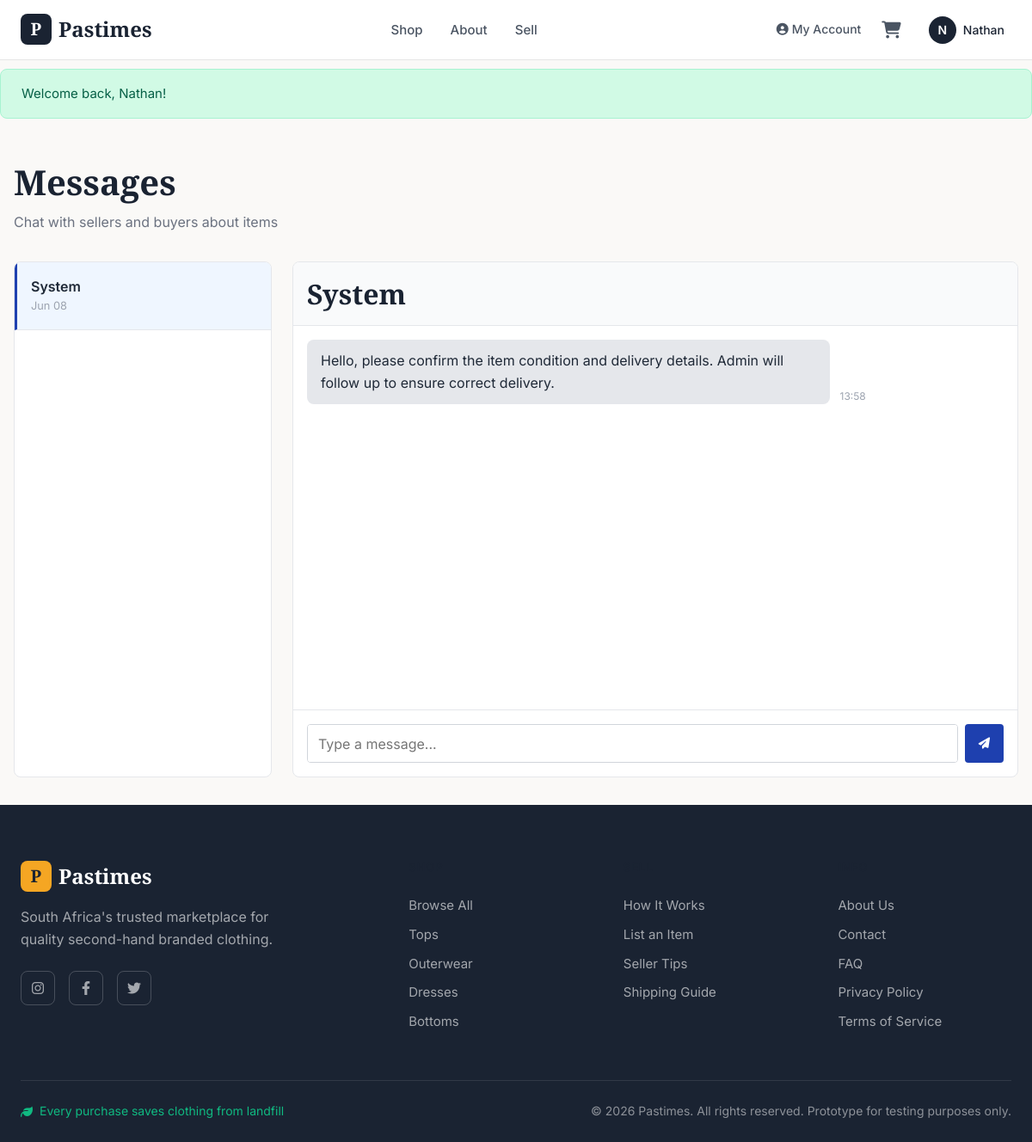
/Pastimes/messages.php?user=21 (signed in), run on the app's committed database.
### tables this page shows
CREATE TABLE `tbluser` (
  `userID` int(11) NOT NULL,
  `fullName` varchar(100) NOT NULL,
  `email` varchar(150) NOT NULL,
  `username` varchar(50) NOT NULL,
  `passwordHash` varchar(255) NOT NULL,
  `role` enum('buyer','seller','both') DEFAULT 'buyer',
  `status` enum('pending','active','suspended') DEFAULT 'pending',
  `address` text DEFAULT NULL,
  `city` varchar(100) DEFAULT NULL,
  `postalCode` varchar(20) DEFAULT NULL,
  `phone` varchar(20) DEFAULT NULL,
  `profilePic` varchar(255) DEFAULT 'images/default-avatar.png',
  `createdAt` timestamp NOT NULL DEFAULT current_timestamp()
);

CREATE TABLE `tblmessages` (
  `messageID` int(11) NOT NULL,
  `senderID` int(11) NOT NULL,
  `receiverID` int(11) NOT NULL,
  `clothingID` int(11) DEFAULT NULL,
  `subject` varchar(200) DEFAULT NULL,
  `messageBody` text NOT NULL,
  `isRead` tinyint(1) DEFAULT 0,
  `sentAt` timestamp NOT NULL DEFAULT current_timestamp()
);

### Pastimes/messages.php (the view, shortened to what this page needs)
<?php
require_once 'includes/DBConn.php';
$userID = $_SESSION['userID'];
$selectedUserID = isset($_GET['user']) ? (int)$_GET['user'] : null;
$stmt = $conn->prepare("
    SELECT DISTINCT
        CASE WHEN senderID = ? THEN receiverID ELSE senderID END as otherUserID,
        u.fullName, u.username,
        MAX(sentAt) as lastMessage
    FROM tblMessages
    JOIN tblUser u ON u.userID = CASE WHEN senderID = ? THEN receiverID ELSE senderID END
    WHERE senderID = ? OR receiverID = ?
    GROUP BY otherUserID, u.fullName, u.username
    ORDER BY lastMessage DESC
");
$stmt->bind_param('iiii', $userID, $userID, $userID, $userID);
$stmt->execute();
$conversationsResult = $stmt->get_result();
$conversations = $conversationsResult->fetch_all(MYSQLI_ASSOC);
$messages = [];
if ($selectedUserID) {
    $stmt = $conn->prepare("
        SELECT m.*, u.fullName, u.username
        FROM tblMessages m
        JOIN tblUser u ON m.senderID = u.userID
        WHERE (senderID = ? AND receiverID = ?) OR (senderID = ? AND receiverID = ?)
        ORDER BY sentAt ASC
    ");
    $stmt->bind_param('iiii', $userID, $selectedUserID, $selectedUserID, $userID);
    $stmt->execute();
    $messagesResult = $stmt->get_result();
    $messages = $messagesResult->fetch_all(MYSQLI_ASSOC);
}
?>
<!DOCTYPE html>
<html lang="en">
<head>
    <link rel="stylesheet" href="https://cdnjs.cloudflare.com/ajax/libs/font-awesome/6.4.0/css/all.min.css">
    <link rel="stylesheet" href="css/style.css">
</head>
<body>
    <?php include 'includes/header.php'; ?>
    <main class="container" style="max-width: 1200px; margin: 0 auto; padding: 2rem 1rem;">
        <h1 style="margin: 0 0 0.5rem 0;">Messages</h1>
        <p style="color: #6b7280; margin: 0;">Chat with sellers and buyers about items</p>
        <div class="messages-container">
            <div class="conversation-list">
                <?php if (empty($conversations)): ?>
                    <div style="padding: 2rem 1rem; text-align: center; color: #9ca3af;">
                        <p>No conversations yet</p>
                    </div>
                <?php else: ?>
                    <?php foreach ($conversations as $conv): ?>
                        <a href="messages.php?user=<?php echo $conv['otherUserID']; ?>" class="conversation-item <?php echo ($selectedUserID === $conv['otherUserID']) ? 'active' : ''; ?>">
                            <div class="conversation-name"><?php echo htmlspecialchars($conv['fullName']); ?></div>
                            <div class="conversation-time"><?php echo date('M d', strtotime($conv['lastMessage'])); ?></div>
                        </a>
                    <?php endforeach; ?>
                <?php endif; ?>
            </div>
            <div class="messages-window">
                <?php if ($selectedUserID): ?>
                    <div class="messages-header">
                        <?php
                        $stmt = $conn->prepare("SELECT fullName FROM tblUser WHERE userID = ?");
                        $stmt->bind_param('i', $selectedUserID);
                        $stmt->execute();
                        $userResult = $stmt->get_result()->fetch_assoc();
                        ?>
                        <h2 style="margin: 0;"><?php echo htmlspecialchars($userResult['fullName']); ?></h2>
                    </div>
                    <div class="messages-body">
                        <?php foreach ($messages as $msg): ?>
                            <div class="message <?php echo ($msg['senderID'] === $userID) ? 'sent' : 'received'; ?>">
                                <div class="message-bubble"><?php echo htmlspecialchars($msg['messageBody']); ?></div>
                                <div class="message-time"><?php echo date('H:i', strtotime($msg['sentAt'])); ?></div>
                            </div>
                        <?php endforeach; ?>
                    </div>
                    <div class="messages-footer">
                        <form method="POST" class="message-form">
                            <textarea name="message" placeholder="Type a message..." style="flex: 1; padding: 0.75rem; border: 1px solid #d1d5db; border-radius: 4px; font-family: Inter, sans-serif; resize: none; height: 45px;" required></textarea>
                            <button type="submit" style="background: #1e40af; color: white; border: none; padding: 0.75rem 1rem; border-radius: 4px; cursor: pointer;">
                                <i class="fas fa-paper-plane"></i>
                            </button>
                        </form>
                    </div>
                <?php endif; ?>
            </div>
        </div>
    </main>
    <?php include 'includes/footer.php'; ?>
</body>
</html>

### Pastimes/css/style.css (style rules this page uses)
:root { --primary-dark: #1a2332; --primary-blue: #2c3e50; --accent-orange: #f5a623; --accent-teal: #00897b; --white: #ffffff; --off-white: #faf9f7; --cream: #f5f3ef; --light-gray: #e5e5e5; --medium-gray: #9ca3af; --dark-gray: #4b5563; --charcoal: #374151; --black: #111827; --success: #10b981; --success-light: #d1fae5; --warning: #f59e0b; --warning-light: #fef3c7; --error: #ef4444; --error-light: #fee2e2; --info: #3b82f6; --info-light: #dbeafe; --font-heading: 'Playfair Display', Georgia, serif; --font-body: 'Inter', -apple-system, BlinkMacSystemFont, sans-serif; --spacing-xs: 0.25rem; --spacing-sm: 0.5rem; --spacing-md: 1rem; --spacing-lg: 1.5rem; --spacing-xl: 2rem; --spacing-2xl: 3rem; --spacing-3xl: 4rem; --radius-sm: 4px; --radius-md: 8px; --radius-lg: 12px; --radius-xl: 16px; --radius-full: 9999px; --shadow-sm: 0 1px 2px rgba(0, 0, 0, 0.05); --shadow-md: 0 4px 6px -1px rgba(0, 0, 0, 0.1); --shadow-lg: 0 10px 15px -3px rgba(0, 0, 0, 0.1); --shadow-xl: 0 20px 25px -5px rgba(0, 0, 0, 0.1); --shadow-hover: 0 12px 40px rgba(0, 0, 0, 0.15); --transition-fast: 0.15s ease; --transition-base: 0.2s ease; --transition-slow: 0.3s ease; --z-dropdown: 100; --z-sticky: 200; --z-fixed: 300; --z-modal-backdrop: 400; --z-modal: 500; --z-toast: 600; }
*, *::before, *::after { box-sizing: border-box; margin: 0; padding: 0; }
html { scroll-behavior: smooth; -webkit-font-smoothing: antialiased; -moz-osx-font-smoothing: grayscale; }
body { font-family: var(--font-body); font-size: 16px; line-height: 1.6; color: var(--black); background-color: var(--off-white); min-height: 100vh; display: flex; flex-direction: column; }
a { text-decoration: none; color: inherit; transition: color var(--transition-base); }
button { font-family: inherit; cursor: pointer; border: none; background: none; }
input, textarea, select { font-family: inherit; font-size: inherit; }
h1, h2, h3, h4, h5, h6 { font-family: var(--font-heading); font-weight: 600; line-height: 1.3; color: var(--primary-dark); }
h1 { font-size: 2.5rem; }
h2 { font-size: 2rem; }
p { margin-bottom: var(--spacing-md); color: var(--dark-gray); }
.container { max-width: 1280px; margin: 0 auto; padding: 0 var(--spacing-lg); }

### Pastimes/messages.php (style rules this page uses)
.messages-container { display: grid; grid-template-columns: 300px 1fr; gap: 1.5rem; height: 600px; margin-top: 2rem; }
.conversation-list { background: white; border: 1px solid #e5e7eb; border-radius: 8px; overflow-y: auto; }
.conversation-item { padding: 1rem; border-bottom: 1px solid #e5e7eb; cursor: pointer; transition: background 0.2s; text-decoration: none; color: inherit; display: block; }
.conversation-item:hover, .conversation-item.active { background: #f3f4f6; }
.conversation-item.active { background: #eff6ff; border-left: 3px solid #1e40af; }
.conversation-name { font-weight: 600; color: #1f2937; }
.conversation-time { font-size: 0.8rem; color: #9ca3af; }
.messages-window { background: white; border: 1px solid #e5e7eb; border-radius: 8px; display: flex; flex-direction: column; overflow: hidden; }
.messages-header { padding: 1rem; border-bottom: 1px solid #e5e7eb; background: #f9fafb; }
.messages-body { flex: 1; overflow-y: auto; padding: 1rem; }
.message { margin-bottom: 1rem; display: flex; gap: 0.75rem; }
.message-bubble { max-width: 75%; padding: 0.75rem 1rem; border-radius: 8px; word-wrap: break-word; }
.message.received .message-bubble { background: #e5e7eb; color: #1f2937; }
.message-time { font-size: 0.75rem; color: #9ca3af; align-self: flex-end; }
.messages-footer { padding: 1rem; border-top: 1px solid #e5e7eb; }
.message-form { display: flex; gap: 0.5rem; }
.message-form button { background: #1e40af; color: white; border: none; padding: 0.75rem 1rem; border-radius: 4px; cursor: pointer; }

### data on the page
tbluser: fullName "System"
tblmessages: messageBody "Hello, please confirm the item condition and delivery details. Admin will follow up to ensure correct delivery.", sentAt "13:58"

### other printed values
substr($_SESSION['fullName'], 0, 1) "N"
$_SESSION['fullName'] "Nathan"
$_SESSION['success'] "Welcome back, Nathan!"
$conv['fullName'] "System"
date('M d', strtotime($conv['lastMessage'])) "Jun 08"
